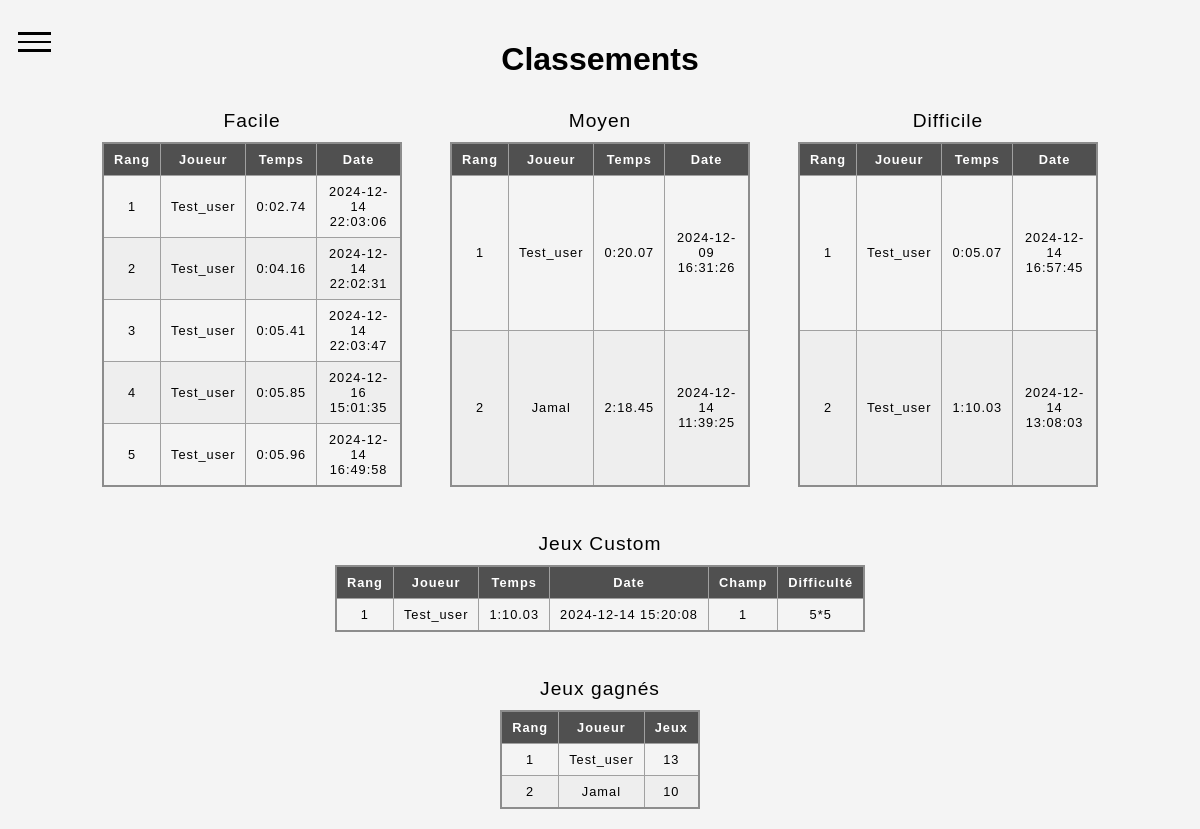
The app's page /leaderboard with its own data.
### tables this page shows
CREATE TABLE "Score" (
    id_score INTEGER PRIMARY KEY AUTOINCREMENT,
    date_jeu DATETIME DEFAULT CURRENT_TIMESTAMP,
    id_user INTEGER,
    difficulte_jeu TEXT,
    custom INTEGER, -- Allows NULL
    score_centiseconds INTEGER,
    FOREIGN KEY (id_user) REFERENCES Joueur (id_user)
);

CREATE TABLE Joueur (
    id_user INTEGER PRIMARY KEY AUTOINCREMENT,   -- ClÃ© primaire auto-incrÃ©mentÃ©e
    user_pseudo TEXT UNIQUE NOT NULL,            -- Pseudo unique
    user_mdp TEXT NOT NULL,                      -- Mot de passe cryptÃ©
    data_creation DATE DEFAULT CURRENT_TIMESTAMP -- Date de crÃ©ation, valeur par dÃ©faut = date actuelle
);

CREATE TABLE Champ (
    id_champ INTEGER PRIMARY KEY AUTOINCREMENT,  -- ClÃ© primaire auto-incrÃ©mentÃ©e
    user_id INTEGER,                             -- ClÃ© Ã©trangÃ¨re rÃ©fÃ©rencÃ©e depuis la table Joueur
    difficulte TEXT,                             -- Taille du champ de mine
    champ TEXT,
    FOREIGN KEY (user_id) REFERENCES Joueur (id_user) -- RÃ©fÃ©rence Ã  la table Joueur
);

### server.py (the view)
@app.get('/leaderboard')
async def leaderboard(request:Request):
    with sqlite3.connect(dbpath) as connection:
        cur = connection.cursor()
        data_facile = cur.execute('SELECT Joueur.user_pseudo,Score.score_centiseconds,Score.date_jeu FROM Score JOIN Joueur ON Score.id_user=Joueur.id_user WHERE Score.difficulte_jeu=="facile" AND Score.custom == "NULL" ORDER BY Score.score_centiseconds ASC LIMIT 5').fetchall()
        data_medium = cur.execute('SELECT Joueur.user_pseudo,Score.score_centiseconds,Score.date_jeu FROM Score JOIN Joueur ON Score.id_user=Joueur.id_user WHERE Score.difficulte_jeu=="moyen" AND Score.custom == "NULL" ORDER BY Score.score_centiseconds ASC LIMIT 5').fetchall()
        data_difficile = cur.execute('SELECT Joueur.user_pseudo,Score.score_centiseconds,Score.date_jeu FROM Score JOIN Joueur ON Score.id_user=Joueur.id_user WHERE Score.difficulte_jeu=="difficile" AND Score.custom == "NULL" ORDER BY Score.score_centiseconds ASC LIMIT 5').fetchall()
        wins = cur.execute("SELECT Joueur.user_pseudo, COUNT(Score.id_user) AS appearances FROM Score JOIN Joueur ON Score.id_user = Joueur.id_user GROUP BY Joueur.user_pseudo ORDER BY appearances DESC;").fetchall()#WHERE Score.custom == 1
        custom_rank = cur.execute('SELECT Joueur.user_pseudo,Score.score_centiseconds,Score.date_jeu,Champ.id_champ,Champ.difficulte FROM Score JOIN Joueur ON Joueur.id_user=Score.id_user JOIN Champ ON Joueur.id_user = Champ.user_id WHERE Score.custom != "NULL" AND Score.custom=Champ.id_champ ORDER BY Score.score_centiseconds ASC LIMIT 5').fetchall()
    return templates.TemplateResponse(
        'leaderboard.html',
        {
            'request': request,
            'title': "Classements",
            'score_facile': data_facile,
            'score_medium': data_medium,
            'score_difficile': data_difficile,
            'wins':wins,
            'custom':custom_rank,
            'enumerate': enumerate  # Add `enumerate` to the template context
        }
    )

### templates/leaderboard.html (shortened to what this page needs)
<!DOCTYPE html>
<html lang="en">
<head>
    <link rel="stylesheet" href="/static/css/style_demineur.css">
</head>
<body>
    <div id="sup">
        <button class="hamburger">
          <div class="bar"></div>
        </button>
      </div>
    <h1 id="intro">{{ title }}</h1>
    <div class="tables-container">
        <table border="1">
            <caption>Facile</caption>
            <thead>
                <tr>
                    <th scope="col">Rang</th>
                    <th scope="col">Joueur</th>
                    <th scope="col">Temps</th>
                    <th scope="col">Date</th>
                </tr>
            </thead>
            <tbody>
                {% for index, entry in enumerate(score_facile, start=1) %}
                <tr>
                    <td>{{ index }}</td>
                    <td>{{ entry[0] }}</td>
                    <td>{{ entry[1] }}</td>
                    <td>{{ entry[2] }}</td>
                </tr>
                {% endfor %}
            </tbody>
        </table>
        <table border="1">
            <caption>Moyen</caption>
            <thead>
                <tr>
                    <th scope="col">Rang</th>
                    <th scope="col">Joueur</th>
                    <th scope="col">Temps</th>
                    <th scope="col">Date</th>
                </tr>
            </thead>
            <tbody>
                {% for index, entry in enumerate(score_medium, start=1) %}
                <tr>
                    <td>{{ index }}</td>
                    <td>{{ entry[0] }}</td>
                    <td>{{ entry[1] }}</td>
                    <td>{{ entry[2] }}</td>
                </tr>
                {% endfor %}
            </tbody>
        </table>
        <table border="1">
            <caption>Difficile</caption>
            <thead>
                <tr>
                    <th scope="col">Rang</th>
                    <th scope="col">Joueur</th>
                    <th scope="col">Temps</th>
                    <th scope="col">Date</th>
                </tr>
            </thead>
            <tbody>
                {% for index, entry in enumerate(score_difficile, start=1) %}
                <tr>
                    <td>{{ index }}</td>
                    <td>{{ entry[0] }}</td>
                    <td>{{ entry[1] }}</td>
                    <td>{{ entry[2] }}</td>
                </tr>
                {% endfor %}
            </tbody>
        </table>
    </div>
    <br><br>
    <table border="1">
        <caption>Jeux Custom</caption>
        <thead>
            <tr>
                <th scope="col">Rang</th>
                <th scope="col">Joueur</th>
                <th scope="col">Temps</th>
                <th scope="col">Date</th>
                <th scope="col">Champ</th>
                <th scope="col">Difficulté</th>
            </tr>
        </thead>
        <tbody>
            {% for index, entry in enumerate(custom, start=1) %}
            <tr>
                <td>{{ index }}</td>
                <td>{{ entry[0] }}</td>
                <td>{{ entry[1] }}</td>
                <td>{{ entry[2] }}</td>
                <td>{{ entry[3] }}</td>
                <td>{{ entry[4] }}</td>
            </tr>
            {% endfor %}
        </tbody>
    </table>
    <br><br>
    <table border="1">
        <caption>Jeux gagnés</caption>
        <thead>
            <tr>
                <th scope="col">Rang</th>
                <th scope="col">Joueur</th>
                <th scope="col">Jeux</th>
            </tr>
        </thead>
        <tbody>
            {% for index, entry in enumerate(wins, start=1) %}
            <tr>
                <td>{{ index }}</td>
                <td>{{ entry[0] }}</td>
                <td>{{ entry[1] }}</td>
            </tr>
            {% endfor %}
        </tbody>
    </table>
</body>
</html>

### static/css/style_demineur.css (style rules this page uses)
body { justify-content: center; align-items: center; background-position: center; display:flex; flex-direction: column; align-items: center; margin: 0; padding: 20px; background-color: #f4f4f4; font-family: 'Oswald', sans-serif; }
th, td { border: 1px solid rgb(160 160 160); padding: 8px 10px; }
th[scope='col'] { background-color: #505050; color: #fff; }
td { text-align: center; }
tr:nth-of-type(even) { background-color: #eee; }
table { border-collapse: collapse; border: 2px solid rgb(140 140 140); font-family: sans-serif; font-size: 0.8rem; letter-spacing: 1px; }
caption { font-size:1.5em; padding: 10px; letter-spacing: 1px; }
.tables-container { display: flex; grid-template-columns: repeat(3, 1fr); gap: 3em; }
.tables-container table { max-width: 300px; }
#intro { opacity: 0; animation: fadeIn 2s forwards; }
#sup { top: 0; position: absolute; }
.hamburger { display: block; width: 9em; cursor: pointer; position: fixed; left: 1%; top: 3%; appearance: none; background: none; outline: none; border: none; z-index: 2; }
.hamburger .bar, .hamburger::after, .hamburger::before { content: ''; display: block; width: 2.5em; height: 0.2em; background-color: #000; margin: 6px 0px; transition: 0.4s; }

### records on screen
Score: id_user "1", user_pseudo "Test_user", date_jeu "2024-12-14 22:03:06"
Score: index "2", user_pseudo "Test_user", date_jeu "2024-12-14 22:02:31"
Score: index "3", user_pseudo "Test_user", date_jeu "2024-12-14 22:03:47"
Score: index "4", user_pseudo "Test_user", date_jeu "2024-12-16 15:01:35"
Score: index "5", user_pseudo "Test_user", date_jeu "2024-12-14 16:49:58"
Score: id_user "1", user_pseudo "Test_user", date_jeu "2024-12-09 16:31:26"
Score: id_user "2", user_pseudo "Jamal", date_jeu "2024-12-14 11:39:25"
Score: id_user "1", user_pseudo "Test_user", date_jeu "2024-12-14 16:57:45"
Score: index "2", user_pseudo "Test_user", date_jeu "2024-12-14 13:08:03"
Score: index "1", user_pseudo "Test_user", date_jeu "2024-12-14 15:20:08", id_champ "1", difficulte "5*5"
Joueur: id_user "1", user_pseudo "Test_user", entry "13"
Joueur: id_user "2", user_pseudo "Jamal", entry "10"

### other values on screen
{{ title }} "Classements"
